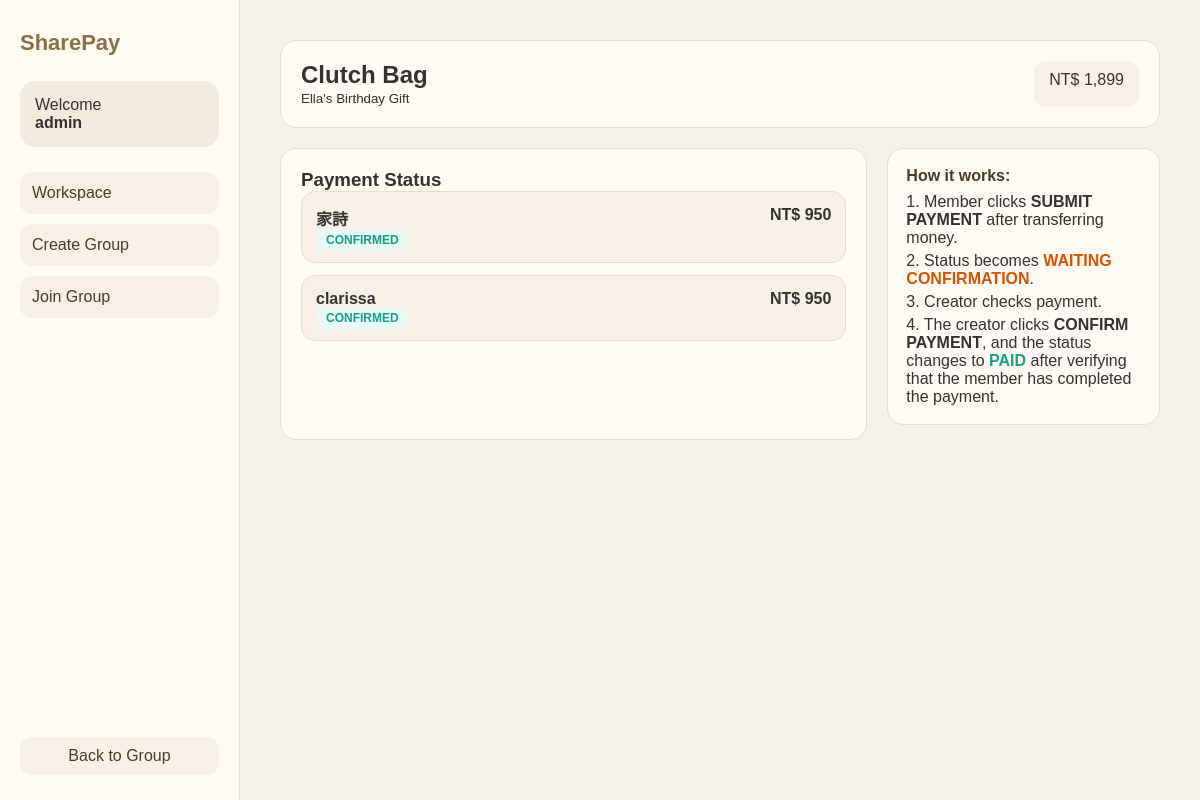
The app's page /paymentstatus.php?expense_id=1 (signed in) with its own data.
### tables this page shows
CREATE TABLE `expenses` (
  `expense_id` int(11) NOT NULL,
  `group_id` int(11) NOT NULL,
  `created_by` int(11) NOT NULL,
  `title` varchar(100) NOT NULL,
  `category` varchar(50) NOT NULL,
  `amount` decimal(10,2) NOT NULL,
  `expense_date` date NOT NULL,
  `created_at` timestamp NOT NULL DEFAULT current_timestamp()
);

CREATE TABLE `groups_tb` (
  `group_id` int(11) NOT NULL,
  `group_name` varchar(100) NOT NULL,
  `invite_code` varchar(20) NOT NULL,
  `created_by` int(11) NOT NULL,
  `status` enum('active','archived') DEFAULT 'active',
  `created_at` timestamp NOT NULL DEFAULT current_timestamp()
);

CREATE TABLE `payments` (
  `payment_id` int(11) NOT NULL,
  `expense_id` int(11) NOT NULL,
  `user_id` int(11) NOT NULL,
  `amount` decimal(10,2) NOT NULL,
  `status` enum('unpaid','pending','confirmed') DEFAULT 'unpaid',
  `created_at` timestamp NOT NULL DEFAULT current_timestamp()
);

CREATE TABLE `users` (
  `user_id` int(11) NOT NULL,
  `username` varchar(50) NOT NULL,
  `email` varchar(100) NOT NULL,
  `password` varchar(255) NOT NULL,
  `role` enum('admin','user') DEFAULT 'user',
  `created_at` timestamp NOT NULL DEFAULT current_timestamp()
);

### paymentstatus.php (the view, shortened to what this page needs)
<?php
$link = mysqli_connect('localhost', 'root', '', 'final_project');
$expense_id = intval($_GET["expense_id"]);
$expense = mysqli_fetch_assoc(mysqli_query($link,
"SELECT * FROM expenses WHERE expense_id='$expense_id'"));
$group_id = $expense["group_id"];
$group = mysqli_fetch_assoc(mysqli_query($link,
"SELECT * FROM groups_tb WHERE group_id='$group_id'"));
$sql = "SELECT payments.*, users.username
        FROM payments
        JOIN users ON payments.user_id = users.user_id
        WHERE payments.expense_id='$expense_id'";
$result = mysqli_query($link,$sql);
?>
<!DOCTYPE html>
<html>
<head>
</head>
<body>
<div class="sidebar">
    <div class="brand">SharePay</div>
    <div class="profile">
        Welcome<br>
        <b><?php echo $_SESSION["username"]; ?></b>
    </div>
    <div class="nav">
        <a href="dashboard.php">Workspace</a>
        <a href="creategroup.php">Create Group</a>
        <a href="joingroup.php">Join Group</a>
    </div>
    <div class="sidebar-bottom">
    <a href="groupdetail.php?group_id=<?php echo $group_id; ?>" class="back-btn">
        Back to Group
    </a>
</div>
</div>
<div class="main">
    <div class="summary">
        <div>
            <h2><?php echo htmlspecialchars($expense["title"]); ?></h2>
            <small><?php echo htmlspecialchars($group["group_name"]); ?></small>
        </div>
        <div class="total">
            NT$ <?php echo number_format($expense["amount"],0); ?>
        </div>
    </div>
    <div class="content">
        <div class="status-box">
            <h3>Payment Status</h3>
            <?php while($row = mysqli_fetch_assoc($result)){
                $status = strtolower($row["status"] ?? "unpaid");
            ?>
            <div class="member-row">
                <div>
                    <div class="member-name">
                        <?php echo $row["username"]; ?>
                    </div>
                    <span class="status-badge <?php echo $status; ?>">
                        <?php echo strtoupper($status); ?>
                    </span>
                </div>
                <div style="text-align:right;">
                    <div class="member-amount">
                        NT$ <?php echo number_format($row["amount"],0); ?>
                    </div>
                </div>
            </div>
            <?php } ?>
        </div>
        <div class="right">
            <div class="box">
                <h4 style="color:#4a3b2a; margin-bottom: 8px;">How it works:</h4>
            <p>1. Member clicks <b>SUBMIT PAYMENT</b> after transferring money.</p>
            <p style="margin-top:5px;">2. Status becomes <b style="color:#d35400;">WAITING CONFIRMATION</b>.</p>
            <p style="margin-top:5px;">3. Creator checks payment.</p>
            <p style="margin-top:5px;">4. The creator clicks <b>CONFIRM PAYMENT</b>, and the status changes to <b style="color:#16a085;">PAID</b> after verifying that the member has completed the payment.</p>
            </div>
        </div>
    </div>
</div>
</body>
</html>

### paymentstatus.php (style rules this page uses)
* { margin:0; padding:0; box-sizing:border-box; font-family:Arial, sans-serif; }
body { min-height:100vh; background:#f6f1e8; color:#333; }
.sidebar { width:240px; background:#fffaf3; border-right:1px solid #e7ddcf; position:fixed; top:0; bottom:0; left:0; padding:30px 20px; }
.brand { font-size:22px; font-weight:bold; color:#8b6f47; margin-bottom:25px; }
.profile { background:#f3eadf; padding:15px; border-radius:15px; margin-bottom:25px; }
.nav a { display:block; text-decoration:none; padding:12px; border-radius:12px; margin-bottom:10px; background:#f7f0e6; color:#4a3b2a; }
.main { margin-left:240px; padding:40px; }
.summary { background:#fffaf3; border:1px solid #e7ddcf; padding:20px; border-radius:16px; display:flex; justify-content:space-between; margin-bottom:20px; }
.total { background:#f7f0e6; padding:10px 15px; border-radius:12px; }
.content { display:flex; gap:20px; }
.status-box { flex:2; background:#fffaf3; border:1px solid #e7ddcf; padding:20px; border-radius:16px; }
.right { flex:1; }
.member-row { background:#f7f0e6; border:1px solid #e7ddcf; padding:14px; border-radius:14px; margin-bottom:12px; display:flex; justify-content:space-between; }
.member-name { font-weight:bold; }
.member-amount { font-weight:bold; margin-bottom:6px; }
.status-badge { padding:4px 10px; border-radius:999px; font-size:12px; font-weight:bold; }
.confirmed, .paid { background:#e8f8f5; color:#16a085; }
.box { background:#fffaf3; border:1px solid #e7ddcf; padding:18px; border-radius:16px; margin-bottom:15px; }
.back-btn { display:block; margin-top:10px; text-align:center; padding:10px; background:#f7f0e6; border-radius:12px; text-decoration:none; color:#4a3b2a; }
.sidebar-bottom { position: absolute; bottom: 25px; width: calc(100% - 40px); }

### records on screen
expenses: title "Clutch Bag", amount "1,899"
groups_tb: group_name "Ella's Birthday Gift"
payments: user.username "家詩", status "CONFIRMED", amount "950"
payments: user.username "clarissa", status "CONFIRMED", amount "950"

### other values on screen
$_SESSION["username"] "admin"
